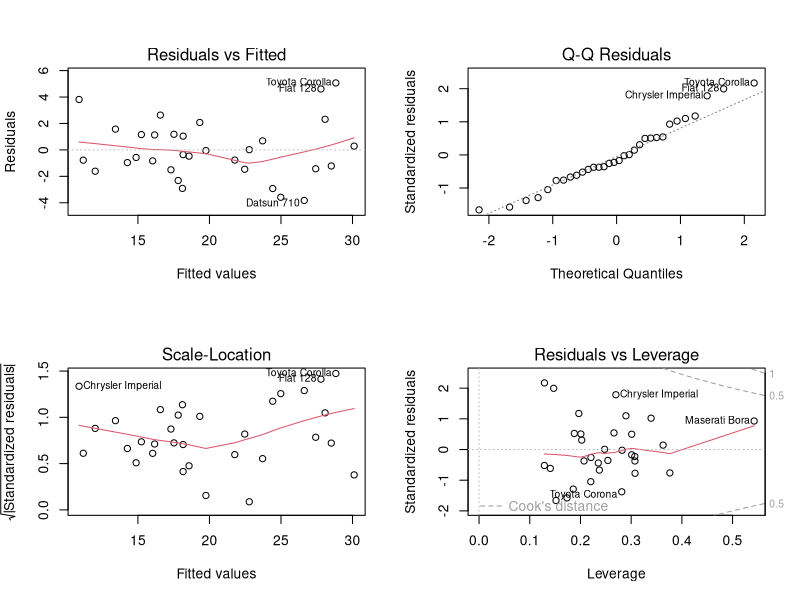

Generate this figure with R:
## ============================================================
## Applied model selection example using built-in R data: mtcars
## Response: mpg
## Goal: select a reasonable regression model for fuel economy
## ============================================================

## ----------------------------
## 1. Load and prepare data
## ----------------------------
data(mtcars)

dat <- mtcars

# Treat some variables as categorical where appropriate
dat$cyl <- factor(dat$cyl)
dat$am  <- factor(dat$am, labels = c("Automatic", "Manual"))
dat$vs  <- factor(dat$vs, labels = c("V-shaped", "Straight"))

str(dat)

## ----------------------------
## 2. Theory-driven full model
## ----------------------------
# Applied story:
# mpg may depend on vehicle weight, horsepower, engine size,
# number of cylinders, transmission, and rear axle ratio.

m_full <- lm(mpg ~ wt + hp + disp + cyl + am + drat, data = dat)

cat("\n--- Full model summary ---\n")
print(summary(m_full))

## ----------------------------
## 3. Candidate reduced models
## ----------------------------
m1 <- lm(mpg ~ wt + hp + cyl + am, data = dat)
m2 <- lm(mpg ~ wt + hp + am, data = dat)
m3 <- lm(mpg ~ wt + cyl + am, data = dat)
m4 <- lm(mpg ~ wt + hp + disp + cyl, data = dat)
m5 <- lm(mpg ~ wt + hp, data = dat)

models <- list(
  full = m_full,
  m1 = m1,
  m2 = m2,
  m3 = m3,
  m4 = m4,
  m5 = m5
)

## ----------------------------
## 4. Diagnostic plots for the full model
## ----------------------------
par(mfrow = c(2, 2))
plot(m_full)
par(mfrow = c(1, 1))

## ----------------------------
## 5. Partial F-tests for nested models
## ----------------------------
cat("\n--- Partial F-tests ---\n")

# Test whether disp and drat add to model m1
cat("\nTest: add disp and drat to model wt + hp + cyl + am\n")
print(anova(m1, m_full))

# Test whether cyl adds to model wt + hp + am
cat("\nTest: add cyl to model wt + hp + am\n")
print(anova(m2, m1))

# Test whether hp adds to model wt + cyl + am
cat("\nTest: add hp to model wt + cyl + am\n")
print(anova(m3, m1))

## ----------------------------
## 6. Compare AIC and BIC
## ----------------------------
info_tab <- data.frame(
  model = names(models),
  p = sapply(models, function(m) length(coef(m))),
  AIC = sapply(models, AIC),
  BIC = sapply(models, BIC)
)

info_tab$delta_AIC <- info_tab$AIC - min(info_tab$AIC)
info_tab$delta_BIC <- info_tab$BIC - min(info_tab$BIC)

# Akaike weights
w <- exp(-0.5 * info_tab$delta_AIC)
info_tab$Akaike_weight <- w / sum(w)

info_tab <- info_tab[order(info_tab$AIC), ]

cat("\n--- AIC/BIC comparison ---\n")
print(info_tab, row.names = FALSE)

## ----------------------------
## 7. 10-fold cross-validation
## ----------------------------
cv_mse <- function(formula, data, K = 10, seed = 123) {
  set.seed(seed)
  n <- nrow(data)
  folds <- sample(rep(1:K, length.out = n))
  mse <- numeric(K)
  
  for (k in 1:K) {
    train <- data[folds != k, , drop = FALSE]
    test  <- data[folds == k, , drop = FALSE]
    
    fit <- lm(formula, data = train)
    pred <- predict(fit, newdata = test)
    mse[k] <- mean((test$mpg - pred)^2)
  }
  
  mean(mse)
}

cv_tab <- data.frame(
  model = names(models),
  CV_MSE = sapply(models, function(m) cv_mse(formula(m), dat, K = 10, seed = 123))
)

cv_tab <- cv_tab[order(cv_tab$CV_MSE), ]

cat("\n--- 10-fold CV results ---\n")
print(cv_tab, row.names = FALSE)

## ----------------------------
## 8. Summarize top models
## ----------------------------
cat("\n--- Top models by AIC ---\n")
print(info_tab[1:3, ], row.names = FALSE)

cat("\n--- Top models by CV ---\n")
print(cv_tab[1:3, ], row.names = FALSE)

## ----------------------------
## 9. Final chosen model
## ----------------------------
# Choose a final model by balancing:
# - interpretability
# - AIC/BIC
# - CV performance
# - nested F-tests
#
# In many runs, m1 is a strong compromise:
# mpg ~ wt + hp + cyl + am

m_final <- m1

cat("\n--- Final selected model summary ---\n")
print(summary(m_final))

confint(m_final)

## ----------------------------
## 10. Brief uncertainty summary
## ----------------------------
cat("\n--- Model uncertainty summary ---\n")
cat("Models with delta AIC <= 2 are often considered similarly supported.\n")
print(subset(info_tab, delta_AIC <= 2), row.names = FALSE)

cat("\nInterpretation template:\n")
cat("1. Start with the full scientifically motivated model.\n")
cat("2. Use partial F-tests for nested comparisons.\n")
cat("3. Compare AIC/BIC across plausible candidate models.\n")
cat("4. Confirm predictive performance with CV.\n")
cat("5. If several models perform similarly, prefer the simpler/interpretable one.\n")
